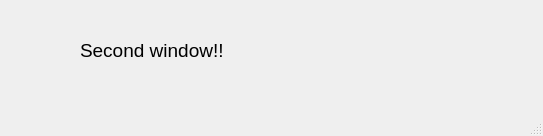
<?xml version="1.0" encoding="UTF-8"?>
<ui version="4.0">
 <class>secondWindow</class>
 <widget class="QMainWindow" name="secondWindow">
  <property name="geometry">
   <rect>
    <x>0</x>
    <y>0</y>
    <width>543</width>
    <height>136</height>
   </rect>
  </property>
  <property name="windowTitle">
   <string>MainWindow</string>
  </property>
  <widget class="QWidget" name="centralwidget">
   <widget class="QLabel" name="label">
    <property name="geometry">
     <rect>
      <x>80</x>
      <y>30</y>
      <width>264</width>
      <height>41</height>
     </rect>
    </property>
    <property name="font">
     <font>
      <pointsize>14</pointsize>
     </font>
    </property>
    <property name="text">
     <string>Second window!!</string>
    </property>
   </widget>
  </widget>
  <widget class="QMenuBar" name="menubar">
   <property name="geometry">
    <rect>
     <x>0</x>
     <y>0</y>
     <width>543</width>
     <height>26</height>
    </rect>
   </property>
  </widget>
  <widget class="QStatusBar" name="statusbar"/>
 </widget>
 <resources/>
 <connections/>
</ui>
